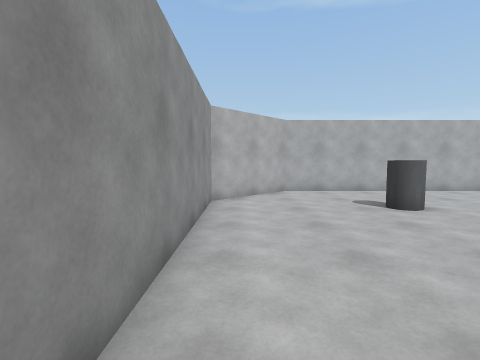
view 1 (above)

12 first-person views from a walk through a 3-D level made in the Unity game engine. The camera is 1.4 m above the floor, tilts 4° down and sees 85° across. The floor is counted in squares, 1 m on a side. Each view is taken from the middle of a square. On the plan, view 1 faces up. The plan holds only what a view shows up to about 13 squares ahead; the rest is blank. The place goes on beyond the plan. The player is left out.

view 2
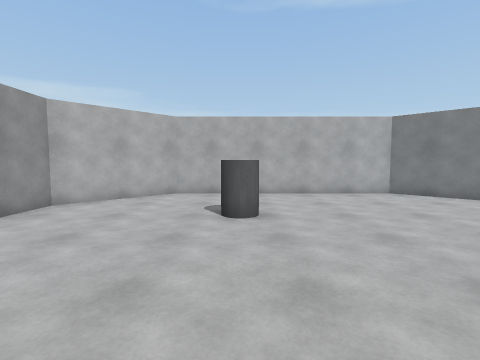

view 3
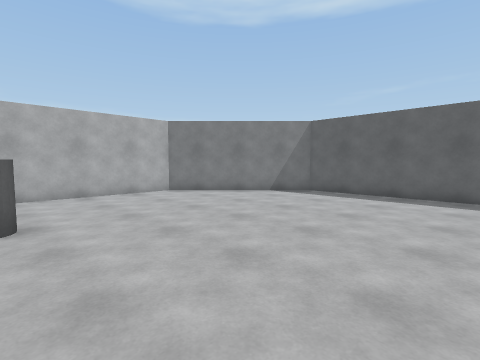

view 4
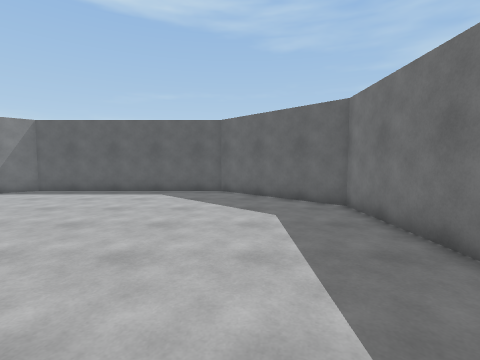

view 5
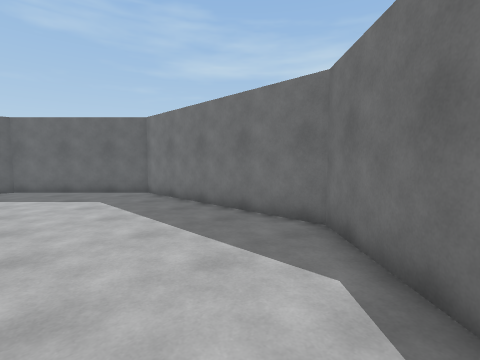

view 6
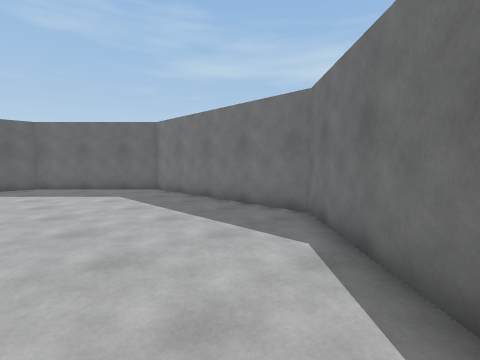

view 7
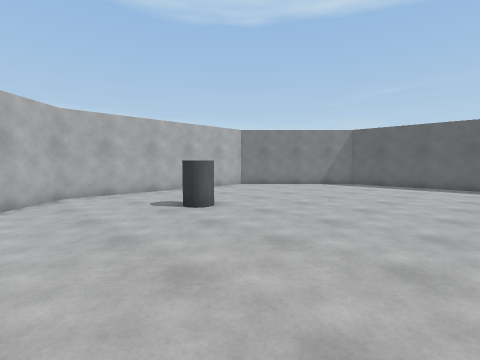

view 8
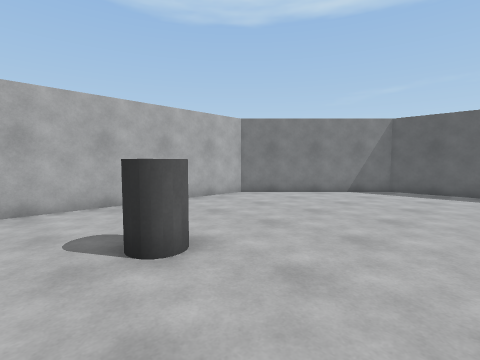

view 9
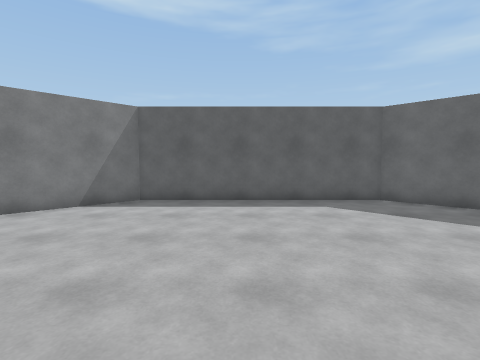

view 10
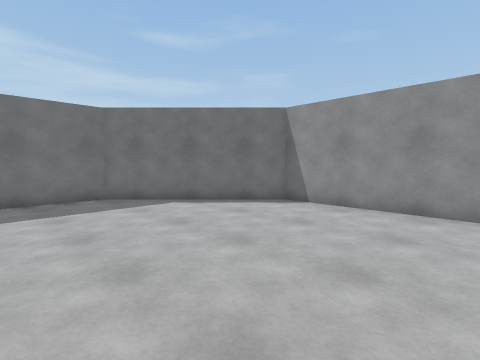

view 11
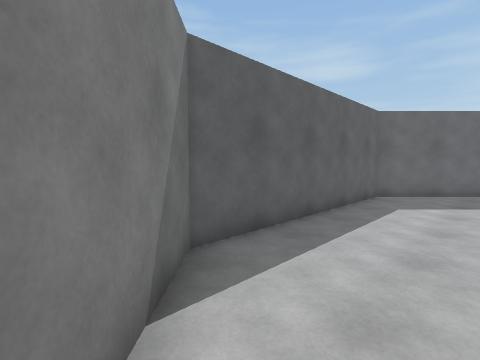

view 12
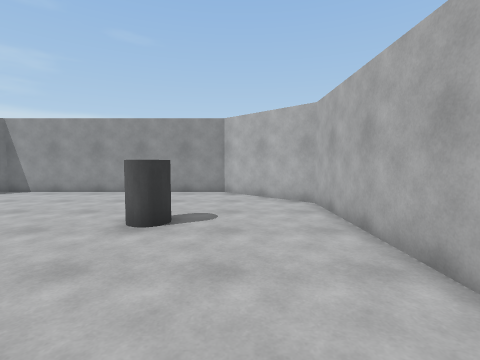

### Floor plan
Points are (right, up) in squares from view 1. A wall is a line through its corners. A room is listed if a view was taken in it or the views show most of it. See-through windows are left out.
Room 1 (views 1, 2, 3, 4, 5, 6, 7, 8, 9, 10, 11, 12)
walls: (12.2, -5.4) (16.5, -1.1) (16.5, 7.6) (11.6, 12.5) (2.2, 12.5) (-1, 9.3) (-1, -0.7) (3.7, -5.4) (12.2, -5.4)
objects: other object (5, 8)

Positions as (right, up) in squares from view 1, and headings:
1: (0, 0), facing up
2: (5, 1), facing up
3: (5, 1), facing up-right
4: (4, -2), facing right
5: (1, 0), facing down-right
6: (0, 1), facing down-right
7: (0, 1), facing up-right
8: (3, 4), facing up-right
9: (7, 4), facing right
10: (7, 5), facing down-left
11: (13, 10), facing down-right
12: (11, 10), facing left
